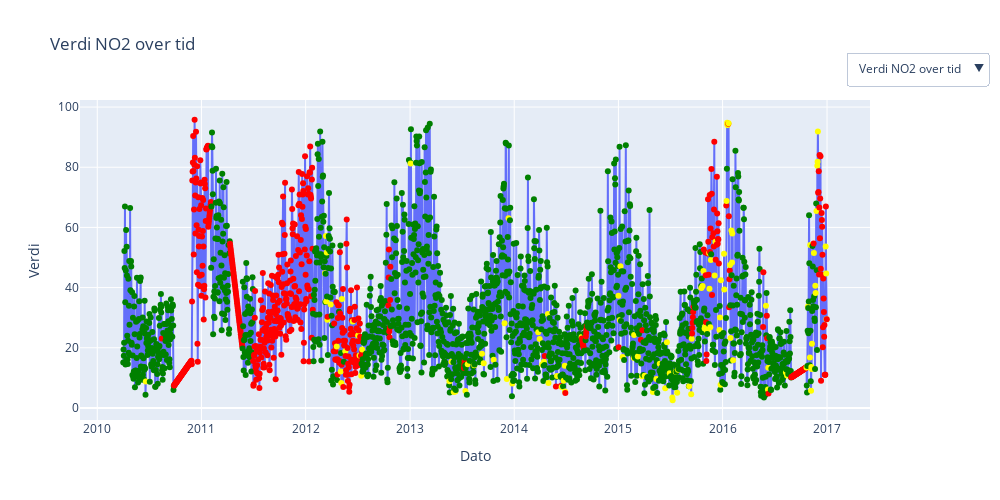

Here is the notebook cell this chart was saved with:
### Markdown cell above
### Visualisering av luftkvalitet og datakvalitet

#### Hva gjør funksjonen?
Funksjonen `plot_air_quality()` genererer separate grafer for ulike luftforurensningskomponenter (NO₂, O₃, SO₂). Hver graf viser:

- En **punktsky** av måleverdier over tid.
- En **blå trendlinje** som indikerer utviklingen.
- **Fargekoding** av datapunkter basert på datakvalitet:
  - 🔴 **Rød** – manglende eller interpolerte verdier  
  - 🟡 **Gul** – dekningsgrad under 90 %  
  - 🟢 **Grønn** – god datakvalitet (≥ 90 %)

#### Fordeler ved denne fremstillingsmåten
- **Tydelig kommunikasjon av datakvalitet:** Brukeren får umiddelbar visuell informasjon om hvilke data som er pålitelige.
- **Støtter tolkning av trender:** Trendlinjer hjelper med å identifisere mønstre over tid.
- **Fleksibel og gjenbrukbar struktur:** Funksjonen tar generelle parametere og kan brukes på andre variabler, stasjoner og tidsperioder.
- **Styrker datadrevne beslutninger:** Fremhever både verdier og usikkerheter, noe som er avgjørende for miljøanalyse og -rapportering.

#### Relevans og Anvendelse
Denne funksjonen er sentral i å visualisere endringer i luftkvalitet over tid, og demonstrerer effektiv bruk av **interaktive visualiseringer** for å kommunisere både måleverdier og datakvalitet. Gjennom fargekoding av datapunkter gir grafene ikke bare innsikt i luftforurensning, men også i påliteligheten til datagrunnlaget.

Visualiseringene gir følgende fordeler og anvendelser:

- **Formidling av datakvalitet:** Brukeren ser umiddelbart hvilke målinger som er komplette, delvis mangelfulle eller interpolerte.
- **Overvåking og miljøanalyse:** Egnet for både forskningsformål og offentlig rapportering.
- **Beslutningsstøtte:** Kan brukes som verktøy i politikkutforming og miljøtiltak.
- **Tilgjengelighet for publikum:** Plotly gir interaktivitet som lar brukeren utforske dataene selv.

### Code cell
from niluAPI.main_nilu import load_and_plot_air_quality
load_and_plot_air_quality()

### Figure 1 — Plotly figure (JSON) as saved in the notebook; plotly's stock layout.template omitted (floating-point values rounded to 4 significant figures; data arrays with more than 128 entries replaced by an {"elided": "..."} marker saying what was removed)
{"data": [{"marker": {"color": {"elided": "2466 str values"}, "size": 6}, "mode": "markers+lines", "name": "Verdi NO2 over tid", "type": "scatter", "visible": true, "x": {"elided": "2466 str values"}, "y": {"elided": "2466 float values"}}, {"marker": {"color": {"elided": "2466 str values"}, "size": 6}, "mode": "markers+lines", "name": "Verdi O3 over tid", "type": "scatter", "visible": false, "x": {"elided": "2466 str values"}, "y": {"elided": "2466 float values"}}, {"marker": {"color": {"elided": "2466 str values"}, "size": 6}, "mode": "markers+lines", "name": "Verdi SO2 over tid", "type": "scatter", "visible": false, "x": {"elided": "2466 str values"}, "y": {"elided": "2466 float values"}}], "layout": {"height": 500, "title": {"text": "Verdi NO2 over tid"}, "updatemenus": [{"active": 0, "buttons": [{"args": [{"visible": [true, false, false]}, {"title": "Verdi NO2 over tid"}], "label": "Verdi NO2 over tid", "method": "update"}, {"args": [{"visible": [false, true, false]}, {"title": "Verdi O3 over tid"}], "label": "Verdi O3 over tid", "method": "update"}, {"args": [{"visible": [false, false, true]}, {"title": "Verdi SO2 over tid"}], "label": "Verdi SO2 over tid", "method": "update"}], "type": "dropdown", "x": 1.15, "y": 1.15}], "width": 1000, "xaxis": {"title": {"text": "Dato"}}, "yaxis": {"title": {"text": "Verdi"}}}}
